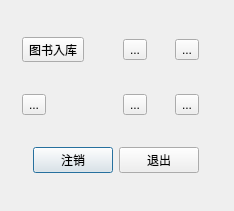
<?xml version="1.0" encoding="UTF-8"?>
<ui version="4.0">
 <class>DB_funct</class>
 <widget class="QDialog" name="DB_funct">
  <property name="geometry">
   <rect>
    <x>0</x>
    <y>0</y>
    <width>234</width>
    <height>211</height>
   </rect>
  </property>
  <property name="windowTitle">
   <string>图书管理系统 V1.0</string>
  </property>
  <property name="windowIcon">
   <iconset resource="bmp.qrc">
    <normaloff>:/bmp/C:/Users/Lucas/Desktop/DBP/books.ico</normaloff>:/bmp/C:/Users/Lucas/Desktop/DBP/books.ico</iconset>
  </property>
  <layout class="QGridLayout" name="gridLayout">
   <item row="0" column="0">
    <widget class="QToolButton" name="toolButton_in">
     <property name="text">
      <string>图书入库</string>
     </property>
     <property name="icon">
      <iconset resource="bmp.qrc">
       <normaloff>:/bmp/bmp/in.ico</normaloff>:/bmp/bmp/in.ico</iconset>
     </property>
     <property name="iconSize">
      <size>
       <width>61</width>
       <height>61</height>
      </size>
     </property>
    </widget>
   </item>
   <item row="0" column="1">
    <widget class="QToolButton" name="toolButton_borrow">
     <property name="text">
      <string>...</string>
     </property>
     <property name="icon">
      <iconset resource="bmp.qrc">
       <normaloff>:/bmp/bmp/图像 5.bmp</normaloff>:/bmp/bmp/图像 5.bmp</iconset>
     </property>
     <property name="iconSize">
      <size>
       <width>61</width>
       <height>61</height>
      </size>
     </property>
    </widget>
   </item>
   <item row="0" column="2">
    <widget class="QToolButton" name="toolButton_add">
     <property name="text">
      <string>...</string>
     </property>
     <property name="icon">
      <iconset resource="bmp.qrc">
       <normaloff>:/bmp/bmp/Add user.ico</normaloff>:/bmp/bmp/Add user.ico</iconset>
     </property>
     <property name="iconSize">
      <size>
       <width>61</width>
       <height>61</height>
      </size>
     </property>
    </widget>
   </item>
   <item row="1" column="0">
    <widget class="QToolButton" name="toolButton_find">
     <property name="text">
      <string>...</string>
     </property>
     <property name="icon">
      <iconset resource="bmp.qrc">
       <normaloff>:/bmp/bmp/search.ico</normaloff>:/bmp/bmp/search.ico</iconset>
     </property>
     <property name="iconSize">
      <size>
       <width>61</width>
       <height>61</height>
      </size>
     </property>
    </widget>
   </item>
   <item row="1" column="1">
    <widget class="QToolButton" name="toolButton_return">
     <property name="text">
      <string>...</string>
     </property>
     <property name="icon">
      <iconset resource="bmp.qrc">
       <normaloff>:/bmp/bmp/图像 4.bmp</normaloff>:/bmp/bmp/图像 4.bmp</iconset>
     </property>
     <property name="iconSize">
      <size>
       <width>61</width>
       <height>61</height>
      </size>
     </property>
    </widget>
   </item>
   <item row="1" column="2">
    <widget class="QToolButton" name="toolButton_del">
     <property name="text">
      <string>...</string>
     </property>
     <property name="icon">
      <iconset resource="bmp.qrc">
       <normaloff>:/bmp/bmp/Remove user.ico</normaloff>:/bmp/bmp/Remove user.ico</iconset>
     </property>
     <property name="iconSize">
      <size>
       <width>61</width>
       <height>61</height>
      </size>
     </property>
    </widget>
   </item>
   <item row="2" column="0" colspan="3">
    <layout class="QHBoxLayout" name="horizontalLayout_3">
     <item>
      <spacer name="horizontalSpacer_6">
       <property name="orientation">
        <enum>Qt::Horizontal</enum>
       </property>
       <property name="sizeHint" stdset="0">
        <size>
         <width>40</width>
         <height>20</height>
        </size>
       </property>
      </spacer>
     </item>
     <item>
      <widget class="QPushButton" name="pushButton_logout">
       <property name="text">
        <string>注销</string>
       </property>
      </widget>
     </item>
     <item>
      <widget class="QPushButton" name="pushButton_exit">
       <property name="text">
        <string>退出</string>
       </property>
      </widget>
     </item>
     <item>
      <spacer name="horizontalSpacer_5">
       <property name="orientation">
        <enum>Qt::Horizontal</enum>
       </property>
       <property name="sizeHint" stdset="0">
        <size>
         <width>40</width>
         <height>20</height>
        </size>
       </property>
      </spacer>
     </item>
    </layout>
   </item>
  </layout>
 </widget>
 <resources>
  <include location="bmp.qrc"/>
 </resources>
 <connections/>
</ui>
